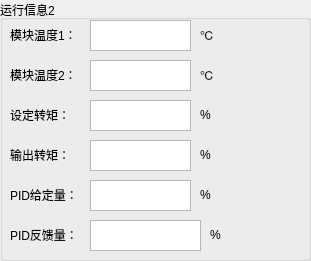
   <widget class="QGroupBox" name="groupBox">
    <property name="geometry">
     <rect>
      <x>20</x>
      <y>430</y>
      <width>311</width>
      <height>261</height>
     </rect>
    </property>
    <property name="title">
     <string>运行信息2</string>
    </property>
    <widget class="QLabel" name="dw_36">
     <property name="geometry">
      <rect>
       <x>200</x>
       <y>20</y>
       <width>41</width>
       <height>29</height>
      </rect>
     </property>
     <property name="text">
      <string>℃</string>
     </property>
    </widget>
    <widget class="QTextBrowser" name="temper1">
     <property name="geometry">
      <rect>
       <x>90</x>
       <y>20</y>
       <width>101</width>
       <height>31</height>
      </rect>
     </property>
     <property name="html">
      <string>&lt;!DOCTYPE HTML PUBLIC &quot;-//W3C//DTD HTML 4.0//EN&quot; &quot;http://www.w3.org/TR/REC-html40/strict.dtd&quot;&gt;
&lt;html&gt;&lt;head&gt;&lt;meta name=&quot;qrichtext&quot; content=&quot;1&quot; /&gt;&lt;style type=&quot;text/css&quot;&gt;
p, li { white-space: pre-wrap; }
&lt;/style&gt;&lt;/head&gt;&lt;body style=&quot; font-family:'SimSun'; font-size:9pt; font-weight:400; font-style:normal;&quot;&gt;
&lt;p style=&quot;-qt-paragraph-type:empty; margin-top:0px; margin-bottom:0px; margin-left:0px; margin-right:0px; -qt-block-indent:0; text-indent:0px;&quot;&gt;&lt;br /&gt;&lt;/p&gt;&lt;/body&gt;&lt;/html&gt;</string>
     </property>
    </widget>
    <widget class="QLabel" name="s1__lb_52">
     <property name="geometry">
      <rect>
       <x>10</x>
       <y>20</y>
       <width>108</width>
       <height>29</height>
      </rect>
     </property>
     <property name="text">
      <string>模块温度1：</string>
     </property>
    </widget>
    <widget class="QLabel" name="dw_37">
     <property name="geometry">
      <rect>
       <x>200</x>
       <y>60</y>
       <width>41</width>
       <height>29</height>
      </rect>
     </property>
     <property name="text">
      <string>℃</string>
     </property>
    </widget>
    <widget class="QTextBrowser" name="temper2">
     <property name="geometry">
      <rect>
       <x>90</x>
       <y>60</y>
       <width>101</width>
       <height>31</height>
      </rect>
     </property>
     <property name="html">
      <string>&lt;!DOCTYPE HTML PUBLIC &quot;-//W3C//DTD HTML 4.0//EN&quot; &quot;http://www.w3.org/TR/REC-html40/strict.dtd&quot;&gt;
&lt;html&gt;&lt;head&gt;&lt;meta name=&quot;qrichtext&quot; content=&quot;1&quot; /&gt;&lt;style type=&quot;text/css&quot;&gt;
p, li { white-space: pre-wrap; }
&lt;/style&gt;&lt;/head&gt;&lt;body style=&quot; font-family:'SimSun'; font-size:9pt; font-weight:400; font-style:normal;&quot;&gt;
&lt;p style=&quot;-qt-paragraph-type:empty; margin-top:0px; margin-bottom:0px; margin-left:0px; margin-right:0px; -qt-block-indent:0; text-indent:0px;&quot;&gt;&lt;br /&gt;&lt;/p&gt;&lt;/body&gt;&lt;/html&gt;</string>
     </property>
    </widget>
    <widget class="QLabel" name="s1__lb_53">
     <property name="geometry">
      <rect>
       <x>10</x>
       <y>60</y>
       <width>108</width>
       <height>29</height>
      </rect>
     </property>
     <property name="text">
      <string>模块温度2：</string>
     </property>
    </widget>
    <widget class="QLabel" name="s1__lb_54">
     <property name="geometry">
      <rect>
       <x>10</x>
       <y>100</y>
       <width>108</width>
       <height>29</height>
      </rect>
     </property>
     <property name="text">
      <string>设定转矩：</string>
     </property>
    </widget>
    <widget class="QTextBrowser" name="setTor">
     <property name="geometry">
      <rect>
       <x>90</x>
       <y>100</y>
       <width>101</width>
       <height>31</height>
      </rect>
     </property>
     <property name="html">
      <string>&lt;!DOCTYPE HTML PUBLIC &quot;-//W3C//DTD HTML 4.0//EN&quot; &quot;http://www.w3.org/TR/REC-html40/strict.dtd&quot;&gt;
&lt;html&gt;&lt;head&gt;&lt;meta name=&quot;qrichtext&quot; content=&quot;1&quot; /&gt;&lt;style type=&quot;text/css&quot;&gt;
p, li { white-space: pre-wrap; }
&lt;/style&gt;&lt;/head&gt;&lt;body style=&quot; font-family:'SimSun'; font-size:9pt; font-weight:400; font-style:normal;&quot;&gt;
&lt;p style=&quot;-qt-paragraph-type:empty; margin-top:0px; margin-bottom:0px; margin-left:0px; margin-right:0px; -qt-block-indent:0; text-indent:0px;&quot;&gt;&lt;br /&gt;&lt;/p&gt;&lt;/body&gt;&lt;/html&gt;</string>
     </property>
    </widget>
    <widget class="QLabel" name="dw_38">
     <property name="geometry">
      <rect>
       <x>200</x>
       <y>100</y>
       <width>41</width>
       <height>29</height>
      </rect>
     </property>
     <property name="text">
      <string>%</string>
     </property>
    </widget>
    <widget class="QLabel" name="s1__lb_55">
     <property name="geometry">
      <rect>
       <x>10</x>
       <y>140</y>
       <width>108</width>
       <height>29</height>
      </rect>
     </property>
     <property name="text">
      <string>输出转矩：</string>
     </property>
    </widget>
    <widget class="QTextBrowser" name="outTor">
     <property name="geometry">
      <rect>
       <x>90</x>
       <y>140</y>
       <width>101</width>
       <height>31</height>
      </rect>
     </property>
     <property name="html">
      <string>&lt;!DOCTYPE HTML PUBLIC &quot;-//W3C//DTD HTML 4.0//EN&quot; &quot;http://www.w3.org/TR/REC-html40/strict.dtd&quot;&gt;
&lt;html&gt;&lt;head&gt;&lt;meta name=&quot;qrichtext&quot; content=&quot;1&quot; /&gt;&lt;style type=&quot;text/css&quot;&gt;
p, li { white-space: pre-wrap; }
&lt;/style&gt;&lt;/head&gt;&lt;body style=&quot; font-family:'SimSun'; font-size:9pt; font-weight:400; font-style:normal;&quot;&gt;
&lt;p style=&quot;-qt-paragraph-type:empty; margin-top:0px; margin-bottom:0px; margin-left:0px; margin-right:0px; -qt-block-indent:0; text-indent:0px;&quot;&gt;&lt;br /&gt;&lt;/p&gt;&lt;/body&gt;&lt;/html&gt;</string>
     </property>
    </widget>
    <widget class="QLabel" name="dw_39">
     <property name="geometry">
      <rect>
       <x>200</x>
       <y>140</y>
       <width>41</width>
       <height>29</height>
      </rect>
     </property>
     <property name="text">
      <string>%</string>
     </property>
    </widget>
    <widget class="QLabel" name="s1__lb_56">
     <property name="geometry">
      <rect>
       <x>10</x>
       <y>180</y>
       <width>108</width>
       <height>29</height>
      </rect>
     </property>
     <property name="text">
      <string>PID给定量：</string>
     </property>
    </widget>
    <widget class="QTextBrowser" name="setPID">
     <property name="geometry">
      <rect>
       <x>90</x>
       <y>180</y>
       <width>101</width>
       <height>31</height>
      </rect>
     </property>
     <property name="html">
      <string>&lt;!DOCTYPE HTML PUBLIC &quot;-//W3C//DTD HTML 4.0//EN&quot; &quot;http://www.w3.org/TR/REC-html40/strict.dtd&quot;&gt;
&lt;html&gt;&lt;head&gt;&lt;meta name=&quot;qrichtext&quot; content=&quot;1&quot; /&gt;&lt;style type=&quot;text/css&quot;&gt;
p, li { white-space: pre-wrap; }
&lt;/style&gt;&lt;/head&gt;&lt;body style=&quot; font-family:'SimSun'; font-size:9pt; font-weight:400; font-style:normal;&quot;&gt;
&lt;p style=&quot;-qt-paragraph-type:empty; margin-top:0px; margin-bottom:0px; margin-left:0px; margin-right:0px; -qt-block-indent:0; text-indent:0px;&quot;&gt;&lt;br /&gt;&lt;/p&gt;&lt;/body&gt;&lt;/html&gt;</string>
     </property>
    </widget>
    <widget class="QLabel" name="dw_40">
     <property name="geometry">
      <rect>
       <x>200</x>
       <y>180</y>
       <width>41</width>
       <height>29</height>
      </rect>
     </property>
     <property name="text">
      <string>%</string>
     </property>
    </widget>
    <widget class="QLabel" name="s1__lb_57">
     <property name="geometry">
      <rect>
       <x>10</x>
       <y>220</y>
       <width>108</width>
       <height>29</height>
      </rect>
     </property>
     <property name="text">
      <string>PID反馈量：</string>
     </property>
    </widget>
    <widget class="QTextBrowser" name="backPID">
     <property name="geometry">
      <rect>
       <x>90</x>
       <y>220</y>
       <width>111</width>
       <height>31</height>
      </rect>
     </property>
     <property name="html">
      <string>&lt;!DOCTYPE HTML PUBLIC &quot;-//W3C//DTD HTML 4.0//EN&quot; &quot;http://www.w3.org/TR/REC-html40/strict.dtd&quot;&gt;
&lt;html&gt;&lt;head&gt;&lt;meta name=&quot;qrichtext&quot; content=&quot;1&quot; /&gt;&lt;style type=&quot;text/css&quot;&gt;
p, li { white-space: pre-wrap; }
&lt;/style&gt;&lt;/head&gt;&lt;body style=&quot; font-family:'SimSun'; font-size:9pt; font-weight:400; font-style:normal;&quot;&gt;
&lt;p style=&quot;-qt-paragraph-type:empty; margin-top:0px; margin-bottom:0px; margin-left:0px; margin-right:0px; -qt-block-indent:0; text-indent:0px;&quot;&gt;&lt;br /&gt;&lt;/p&gt;&lt;/body&gt;&lt;/html&gt;</string>
     </property>
    </widget>
    <widget class="QLabel" name="dw_41">
     <property name="geometry">
      <rect>
       <x>210</x>
       <y>220</y>
       <width>41</width>
       <height>29</height>
      </rect>
     </property>
     <property name="text">
      <string>%</string>
     </property>
    </widget>
   </widget>
